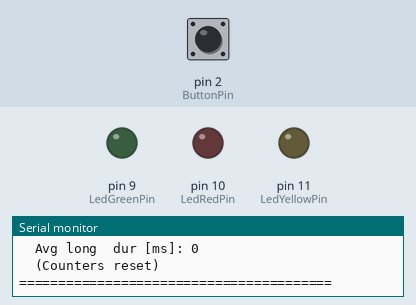
This program was run on a simulated Arduino Mega 2560, built with avr-gcc and run on an emulated ATmega2560. Parts: output pins drawn as LEDs (lit = HIGH), the last lines printed to the serial monitor. Dashed ring = blinking. Inputs (shaded band) come from the test bench; at power-on: pin 2 (ButtonPin) HIGH.

Above: at 0.8 s.
0.9 s: pin 2 (ButtonPin) pulled LOW for 0.15 s
At 1.12 s:
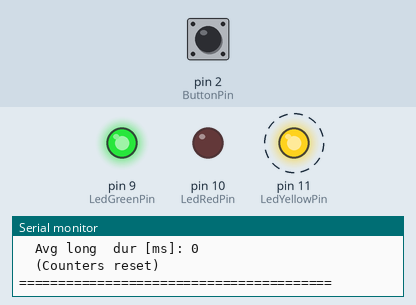
3.9 s: pin 2 (ButtonPin) pulled LOW for 1 s
At 4.98 s:
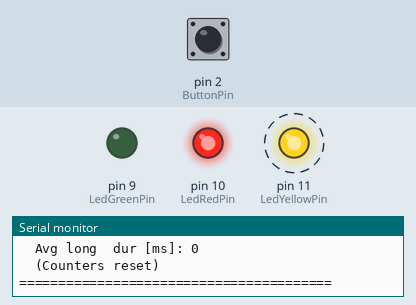
6.9 s: pin 2 (ButtonPin) pulled LOW for 3.2 s
At 11.08 s:
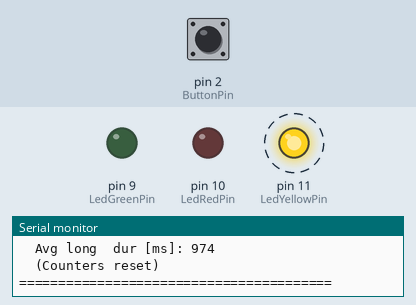
Timing chart, 0 to 13.4 s (numbered marks = the images above; inputs shaded):
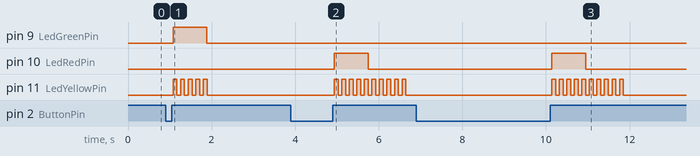

The program:

main.cpp
```cpp
// ============================================================
// main.cpp – Lab 4: FreeRTOS Preemptive Multitasking
//
// System architecture:
//
//   Task 1 – task_button_rtos  (prio 2, 20 ms period, vTaskDelayUntil)
//     Monitors the button state, debounces, measures press duration,
//     drives green/red LED, writes gShared under xStatsMutex, and
//     gives xButtonSemaphore to wake Task 2.
//
//   Task 2 – task_stats_rtos   (prio 2, event-driven via semaphore)
//     Waits on xButtonSemaphore, reads gShared under xStatsMutex,
//     updates statistics counters, blinks the yellow LED with vTaskDelay.
//
//   Task 3 – task_report_rtos  (prio 1, 10 s period, vTaskDelayUntil)
//     Acquires xStatsMutex, prints statistics and resets counters every 10 s.
//
// Synchronisation:
//   xButtonSemaphore – binary semaphore: Task 1 gives → Task 2 takes
//   xStatsMutex      – mutex: guards gShared access in Tasks 1, 2 and 3
// ============================================================

#include <Arduino.h>
#include <Arduino_FreeRTOS.h>
#include <semphr.h>
#include <stdio.h>

#include "config/AppConfig.h"
#include "peripherals/ButtonInput.h"
#include "peripherals/LedController.h"
#include "tasks/TaskButtonMeasure.h"
#include "tasks/TaskStatistics.h"
#include "tasks/TaskReport.h"

// ── STDIO → Serial bridge ──────────────────────────────────────
// Routes stdout (and therefore printf) to the hardware UART so all
// tasks can use printf() for output without touching Serial directly.
static int serial_putchar(char c, FILE* stream) {
    (void)stream;
    if (c == '\n') Serial.write('\r');  // translate LF → CR+LF for serial terminals
    Serial.write(c);
    return 0;
}
static FILE stdio_uart;

// ── Synchronisation handles (extern'd in every task .cpp) ─────
SemaphoreHandle_t xButtonSemaphore = nullptr;
SemaphoreHandle_t xStatsMutex      = nullptr;

// ── Hardware instances ─────────────────────────────────────────
static ButtonInput   button(AppConfig::ButtonPin);
static LedController leds(AppConfig::LedGreenPin,
                           AppConfig::LedRedPin,
                           AppConfig::LedYellowPin);

void setup() {
    Serial.begin(AppConfig::SerialBaudRate);

    // Redirect stdout to Serial so printf() works as STDIO throughout
    fdev_setup_stream(&stdio_uart, serial_putchar, NULL, _FDEV_SETUP_WRITE);
    stdout = &stdio_uart;

    printf("Lab 4 - FreeRTOS Preemptive Scheduler\n");
    printf("Wiring: BTN=D2  GREEN=D9  RED=D10  YELLOW=D11\n");
    printf("Press the button; report prints every 10 s.\n");
    printf("\n");

    // 1. Create synchronisation primitives before starting tasks
    xButtonSemaphore = xSemaphoreCreateBinary(); // Task1→Task2 event signal
    xStatsMutex      = xSemaphoreCreateMutex();  // protect gShared

    // 2. Initialise hardware modules
    task_button_init(button, leds);  // configures button pin
    task_stats_init(leds);           // configures LED pins (all three)
    task_report_init();              // Serial already started above

    // 3. Create FreeRTOS tasks
    BaseType_t r1 = xTaskCreate(task_button_rtos, "BTN",    AppConfig::StackButton,
                                nullptr, AppConfig::PrioButton, nullptr);
    BaseType_t r2 = xTaskCreate(task_stats_rtos,  "STATS",  AppConfig::StackStats,
                                nullptr, AppConfig::PrioStats,  nullptr);
    BaseType_t r3 = xTaskCreate(task_report_rtos, "REPORT", AppConfig::StackReport,
                                nullptr, AppConfig::PrioReport, nullptr);

    if (r1 != pdPASS || r2 != pdPASS || r3 != pdPASS) {
        printf("FATAL: xTaskCreate failed (heap exhausted)\n");
        printf("r1=%d r2=%d r3=%d\n", (int)r1, (int)r2, (int)r3);
        for (;;);  // halt – do not start scheduler with missing tasks
    }

    // 4. Hand control to the FreeRTOS scheduler – never returns
    vTaskStartScheduler();

    // Should never reach here
    for (;;);
}

void loop() {
    // FreeRTOS scheduler is running; loop() is never called after
    // vTaskStartScheduler() returns control to the kernel.
}
```

ButtonInput.cpp
```cpp
#include "ButtonInput.h"
#include "../config/AppConfig.h"

ButtonInput::ButtonInput(uint8_t pin)
    : pin_(pin),
      state_(State::IDLE),
      debounceStartMs_(0),
      pressStartMs_(0),
      lastPressDuration_(0),
      releasedFlag_(false) {}

void ButtonInput::begin() {
    pinMode(pin_, INPUT_PULLUP);
}

void ButtonInput::update(uint32_t nowMs) {
    releasedFlag_ = false;  // cleared every tick; may be set once below
    bool raw = (digitalRead(pin_) == LOW);  // LOW = pressed (pull-up wiring)

    switch (state_) {
        case State::IDLE:
            if (raw) {
                state_           = State::DEBOUNCING_PRESS;
                debounceStartMs_ = nowMs;
            }
            break;

        case State::DEBOUNCING_PRESS:
            if (!raw) {
                state_ = State::IDLE;  // signal noise – reset
            } else if ((nowMs - debounceStartMs_) >= AppConfig::DebounceMs) {
                // Stable press confirmed
                state_        = State::HELD;
                pressStartMs_ = nowMs;
            }
            break;

        case State::HELD:
            if (!raw) {
                state_           = State::DEBOUNCING_RELEASE;
                debounceStartMs_ = nowMs;
            }
            break;

        case State::DEBOUNCING_RELEASE:
            if (raw) {
                state_ = State::HELD;  // signal noise – still held
            } else if ((nowMs - debounceStartMs_) >= AppConfig::DebounceMs) {
                // Release confirmed – record duration
                lastPressDuration_ = debounceStartMs_ - pressStartMs_;
                releasedFlag_      = true;
                state_             = State::IDLE;
            }
            break;
    }
}

bool ButtonInput::wasReleased() {
    return releasedFlag_;
}

uint32_t ButtonInput::getLastPressDurationMs() const {
    return lastPressDuration_;
}
```

ButtonInput.h
```cpp
#pragma once
#include <Arduino.h>

// ============================================================
// ButtonInput – ECAL-level driver for a single debounced push-button.
//
// Wiring:   Arduino pin → button → GND   (INPUT_PULLUP: pressed = LOW)
//
// Design:   Non-blocking state machine; call update() each task tick.
//           wasReleased() returns true for exactly one tick after the
//           button is released and the press duration has been recorded.
// ============================================================
class ButtonInput {
public:
    explicit ButtonInput(uint8_t pin);

    void begin();

    // Advance the debounce FSM. Call once per task tick with current ms.
    void update(uint32_t nowMs);

    // Returns true for exactly one tick after a confirmed release.
    bool     wasReleased();
    uint32_t getLastPressDurationMs() const;

private:
    enum class State : uint8_t {
        IDLE,
        DEBOUNCING_PRESS,
        HELD,
        DEBOUNCING_RELEASE
    };

    uint8_t  pin_;
    State    state_;
    uint32_t debounceStartMs_;
    uint32_t pressStartMs_;
    uint32_t lastPressDuration_;
    bool     releasedFlag_;
};
```

LedController.cpp
```cpp
#include "LedController.h"

LedController::LedController(uint8_t greenPin, uint8_t redPin, uint8_t yellowPin)
    : greenPin_(greenPin), redPin_(redPin), yellowPin_(yellowPin) {}

void LedController::begin() {
    pinMode(greenPin_,  OUTPUT);
    pinMode(redPin_,    OUTPUT);
    pinMode(yellowPin_, OUTPUT);
    clearIndicator();
    setYellow(false);
}

void LedController::setGreen(bool on) {
    digitalWrite(greenPin_, on ? HIGH : LOW);
}

void LedController::setRed(bool on) {
    digitalWrite(redPin_, on ? HIGH : LOW);
}

void LedController::setYellow(bool on) {
    digitalWrite(yellowPin_, on ? HIGH : LOW);
}

void LedController::indicateShortPress() {
    digitalWrite(greenPin_, HIGH);
    digitalWrite(redPin_,   LOW);
}

void LedController::indicateLongPress() {
    digitalWrite(redPin_,   HIGH);
    digitalWrite(greenPin_, LOW);
}

void LedController::clearIndicator() {
    digitalWrite(greenPin_, LOW);
    digitalWrite(redPin_,   LOW);
}
```

LedController.h
```cpp
#pragma once
#include <Arduino.h>

// ============================================================
// LedController – ECAL-level driver for three indicator LEDs.
//   Green  – short press  (< 500 ms)
//   Red    – long press   (≥ 500 ms)
//   Yellow – statistics blink (Task 2)
// ============================================================
class LedController {
public:
    LedController(uint8_t greenPin, uint8_t redPin, uint8_t yellowPin);

    void begin();

    void setGreen(bool on);
    void setRed(bool on);
    void setYellow(bool on);

    void indicateShortPress(); // green ON, red OFF
    void indicateLongPress();  // red ON, green OFF
    void clearIndicator();     // both green and red OFF

private:
    uint8_t greenPin_;
    uint8_t redPin_;
    uint8_t yellowPin_;
};
```

SharedData.cpp
```cpp
#include "SharedData.h"

SharedData gShared = {0, false, 0, 0, 0, 0, 0};
```

SharedData.h
```cpp
#pragma once
#include <stdint.h>

// ============================================================
// SharedData – global state exchanged between the three tasks.
//
// Access rules (FreeRTOS):
//   lastPressDurationMs, newPressAvailable – written by Task 1,
//       read/cleared by Task 2; both access under xStatsMutex.
//   totalPresses … longDurationSumMs – written by Task 2,
//       read and reset by Task 3; both access under xStatsMutex.
// ============================================================
struct SharedData {
    // ── Set by Task 1, consumed by Task 2 ─────────────────────
    volatile uint32_t lastPressDurationMs; // duration of most recent press
    volatile bool     newPressAvailable;   // Task 1 flags; Task 2 clears

    // ── Accumulated by Task 2, reported and reset by Task 3 ───
    volatile uint32_t totalPresses;
    volatile uint32_t shortPresses;
    volatile uint32_t longPresses;
    volatile uint32_t shortDurationSumMs; // for computing short-press average
    volatile uint32_t longDurationSumMs;  // for computing long-press average
};

// Single global instance – defined in SharedData.cpp
extern SharedData gShared;
```

TaskButtonMeasure.cpp
```cpp
// ============================================================
// TaskButtonMeasure.cpp – Task 1 (FreeRTOS)
//
// Runs every 20 ms (vTaskDelayUntil).
// Detected presses are published to gShared and signalled to
// Task 2 through xButtonSemaphore.
// gShared is always accessed under xStatsMutex.
// ============================================================
#include "TaskButtonMeasure.h"

#include <Arduino.h>
#include <Arduino_FreeRTOS.h>
#include <semphr.h>

#include "../config/AppConfig.h"
#include "../shared/SharedData.h"

// Sync handles – defined in main.cpp
extern SemaphoreHandle_t xButtonSemaphore;
extern SemaphoreHandle_t xStatsMutex;

// Module-scoped hardware references (set once in task_button_init)
static ButtonInput*   sButton = nullptr;
static LedController* sLeds   = nullptr;

// Non-blocking indicator LED timeout tracking
static uint32_t indicatorOnMs   = 0;
static bool     indicatorActive = false;

// ── Initialisation ────────────────────────────────────────────
void task_button_init(ButtonInput& btn, LedController& leds) {
    sButton = &btn;
    sLeds   = &leds;
    sButton->begin();
    // LedController::begin() is called by task_stats_init() which owns
    // all three LED pins.
}

// ── FreeRTOS task ─────────────────────────────────────────────
void task_button_rtos(void* pvParams) {
    (void)pvParams;

    const TickType_t period = pdMS_TO_TICKS(AppConfig::TaskButtonPeriodMs);

    // Apply initial offset (0 ms => start immediately)
    if (AppConfig::TaskButtonOffsetMs > 0) {
        vTaskDelay(pdMS_TO_TICKS(AppConfig::TaskButtonOffsetMs));
    }

    TickType_t xLastWake = xTaskGetTickCount();

    for (;;) {
        uint32_t now = millis(); // ms timestamp for FSM and LED timeout

        // 1. Advance the debounce state machine (non-blocking)
        sButton->update(now);

        // 2. Turn off indicator LED after IndicatorLedOnMs without blocking
        if (indicatorActive &&
            (now - indicatorOnMs) >= AppConfig::IndicatorLedOnMs) {
            sLeds->clearIndicator();
            indicatorActive = false;
        }

        // 3. Was a complete press/release cycle confirmed this tick?
        if (sButton->wasReleased()) {
            uint32_t duration = sButton->getLastPressDurationMs();
            bool     isShort  = (duration < AppConfig::ShortPressThresholdMs);

            // Visual feedback: green for short, red for long
            if (isShort) {
                sLeds->indicateShortPress();
            } else {
                sLeds->indicateLongPress();
            }
            indicatorOnMs   = now;
            indicatorActive = true;

            // Publish press data – mutex guards the write so Task 3 cannot
            // read a partially updated struct while Task 2 is also writing
            xSemaphoreTake(xStatsMutex, portMAX_DELAY);
            gShared.lastPressDurationMs = duration;
            gShared.newPressAvailable   = true;
            xSemaphoreGive(xStatsMutex);

            // Signal Task 2 that a new event is ready (binary semaphore)
            xSemaphoreGive(xButtonSemaphore);
        }

        // 4. Sleep until the next 20 ms period (accounts for execution time)
        vTaskDelayUntil(&xLastWake, period);
    }
}
```

TaskButtonMeasure.h
```cpp
#pragma once

#include "../peripherals/ButtonInput.h"
#include "../peripherals/LedController.h"

// ============================================================
// Task 1 – Button Detection & Duration Measurement (FreeRTOS)
//
// Responsibility:
//   • Monitor button state every 20 ms via vTaskDelayUntil.
//   • Debounce via ButtonInput non-blocking FSM.
//   • On release: record duration in gShared under xStatsMutex.
//   • Light green LED for short (< 500 ms) or red for long (≥ 500 ms);
//     extinguish after IndicatorLedOnMs without blocking.
//   • Give xButtonSemaphore to signal Task 2 of the new event.
//
// Synchronisation primitives used:
//   xStatsMutex      – protect gShared write
//   xButtonSemaphore – event signal to Task 2
// ============================================================

// Store hardware references; call from setup() before starting the scheduler.
void task_button_init(ButtonInput& btn, LedController& leds);

// FreeRTOS task entry point.
void task_button_rtos(void* pvParams);
```

TaskReport.cpp
```cpp
// ============================================================
// TaskReport.cpp – Task 3 (FreeRTOS)
//
// Wakes every 10 s (vTaskDelayUntil) with a 10 ms initial offset.
// Reads and resets all gShared statistics under xStatsMutex, then
// prints a formatted report to Serial.
// ============================================================
#include "TaskReport.h"

#include <stdio.h>
#include <stdlib.h>   // ultoa() – lightweight uint32_t → string on AVR
#include <Arduino_FreeRTOS.h>
#include <semphr.h>

#include "../config/AppConfig.h"
#include "../shared/SharedData.h"

// Sync handle – defined in main.cpp
extern SemaphoreHandle_t xStatsMutex;

// ── Initialisation ────────────────────────────────────────────
void task_report_init() {
    // stdout is redirected to Serial in main.cpp; nothing to do here.
}

// ── Report helper (called under xStatsMutex) ─────────────────
static void print_report() {
    // Snapshot counters before reset
    uint32_t total    = gShared.totalPresses;
    uint32_t shorts   = gShared.shortPresses;
    uint32_t longs    = gShared.longPresses;
    uint32_t avgShort = (shorts > 0) ? (gShared.shortDurationSumMs / shorts) : 0;
    uint32_t avgLong  = (longs  > 0) ? (gShared.longDurationSumMs  / longs)  : 0;

    // Use printf (STDIO) – stdout is wired to Serial via fdev_setup_stream.
    // Numbers are converted with ultoa() then printed as %s to avoid pulling
    // in the AVR long-integer vfprintf formatter which needs ~300 bytes of
    // stack and causes a stack overflow in this task.
    char buf[11]; // max 10 decimal digits for uint32_t + null terminator

    printf("========================================\n");
    printf("  PERIODIC STATISTICS REPORT (10 s)\n");
    printf("========================================\n");
    ultoa(total,    buf, 10); printf("  Total presses     : %s\n", buf);
    ultoa(shorts,   buf, 10); printf("  Short presses     : %s\n", buf);
    ultoa(longs,    buf, 10); printf("  Long  presses     : %s\n", buf);
    ultoa(avgShort, buf, 10); printf("  Avg short dur [ms]: %s\n", buf);
    ultoa(avgLong,  buf, 10); printf("  Avg long  dur [ms]: %s\n", buf);
    printf("  (Counters reset)\n");
    printf("========================================\n");

    // Reset statistics for the next reporting window
    gShared.totalPresses       = 0;
    gShared.shortPresses       = 0;
    gShared.longPresses        = 0;
    gShared.shortDurationSumMs = 0;
    gShared.longDurationSumMs  = 0;
}

// ── FreeRTOS task ─────────────────────────────────────────────
void task_report_rtos(void* pvParams) {
    (void)pvParams;

    const TickType_t period = pdMS_TO_TICKS(AppConfig::ReportIntervalMs);
    const TickType_t offset = pdMS_TO_TICKS(AppConfig::TaskReportOffsetMs);

    // Apply initial offset so this task does not fire at tick 0
    vTaskDelay(offset);
    TickType_t xLastWake = xTaskGetTickCount();

    for (;;) {
        // Guard the read + reset with the shared mutex so Task 2 cannot
        // write new statistics while Task 3 is computing averages or resetting.
        xSemaphoreTake(xStatsMutex, portMAX_DELAY);
        print_report();
        xSemaphoreGive(xStatsMutex);

        // Precise 10 s wakeup (vTaskDelayUntil compensates for print time)
        vTaskDelayUntil(&xLastWake, period);
    }
}
```

TaskReport.h
```cpp
#pragma once

// ============================================================
// Task 3 – Periodic STDIO Statistics Report (FreeRTOS)
//
// Responsibility:
//   • Every 10 s (vTaskDelayUntil, 10 ms initial offset):
//       – Acquire xStatsMutex to prevent races with Task 2.
//       – Print to Serial: total presses, short/long counts,
//         average short duration, average long duration.
//       – Reset all counters in gShared.
//       – Release xStatsMutex.
//
// Synchronisation primitives used:
//   xStatsMutex – protect gShared read + reset
// ============================================================

// Nothing to initialise; Serial is started in main. Call from setup().
void task_report_init();

// FreeRTOS task entry point.
void task_report_rtos(void* pvParams);
```

Source omitted: TaskStatistics.cpp (2564 bytes), TaskStatistics.h (979 bytes), AppConfig.h (2487 bytes)

Measured:
- after the input at 0.9 s, pin 9 (LedGreenPin): LOW → HIGH after 0.18 s, → LOW 0.81 s later; pin 11 (LedYellowPin): alternates HIGH for 0.09 s and LOW for 0.09 s, 10 changes in all, then stays LOW, starting after 0.18 s
- after the input at 3.9 s, pin 10 (LedRedPin): LOW → HIGH after 1.0 s, → LOW 0.81 s later; pin 11 (LedYellowPin): alternates HIGH for 0.09 s and LOW for 0.09 s, starting after 1.0 s
- after the input at 6.9 s, pin 10 (LedRedPin): LOW → HIGH after 3.2 s, → LOW 0.81 s later; pin 11 (LedYellowPin): alternates HIGH for 0.09 s and LOW for 0.09 s, 20 changes in all, then stays LOW, starting after 3.2 s
